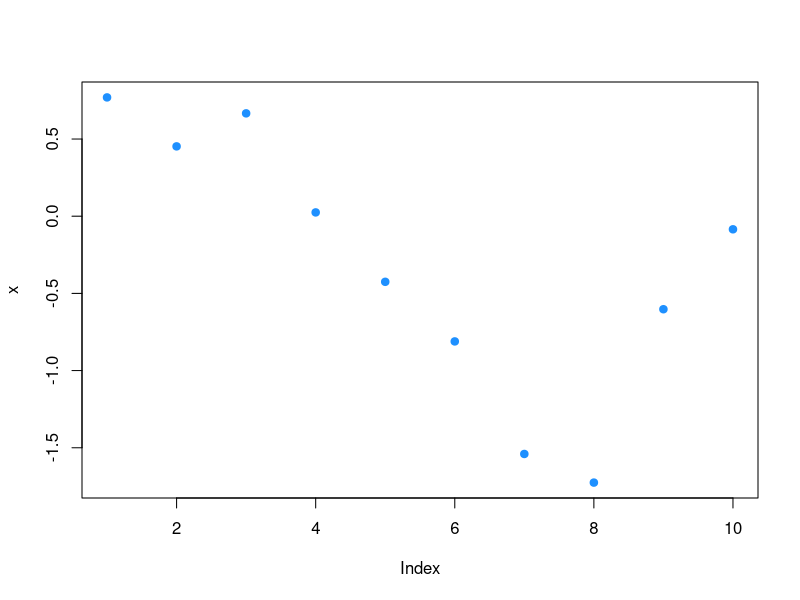

Source code (R):
## ---- chunk 1
knitr::opts_chunk$set(cache=TRUE)
## ---- chunk 2
x = rnorm(10)
plot(x,pch=19,col="dodgerblue")
## ---- chunk 3
y = rbinom(20,size=1,prob=0.5)
table(y)
